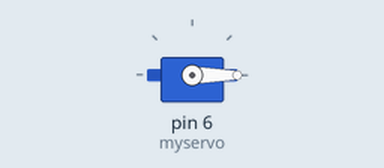
This sketch was run on a simulated Arduino Uno, built with avr-gcc and run on an emulated ATmega328P. Shown: servo.

Above: at 0.05 s.
At 1.25 s:
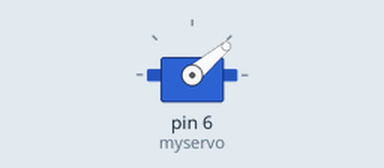
At 2.5 s:
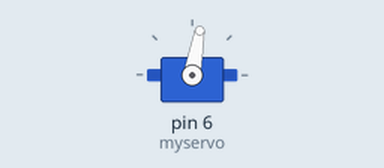
At 4.95 s:
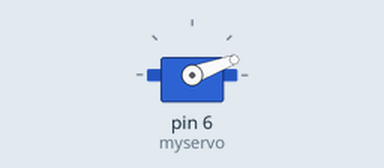
Timing chart, 0 to 8.5 s (numbered marks = the images above):
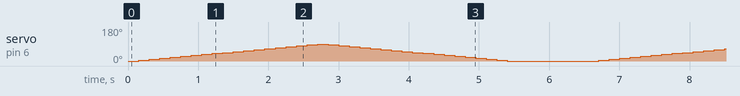

The sketch:

main_.ino
```cpp
#include <Servo.h>

Servo myservo;

void setup ( void )
{
	myservo.attach( 6 );
}

void loop ( void )
{
	int pos = 0;
	for ( pos = 0; pos < 90; pos += 5 )  // от 0 до 180 градусов
	{                                  // с шагом в 1 градус
		myservo.write(pos);              //
		delay(150);                       // ждём 15ms пока серва займёт новое положение
	}
	for( pos = 90; pos >= 0; pos -= 5 )     // от 180 до 0 градусов
	{
		myservo.write(pos);
		delay(150);
	}
	delay( 1000 );
}
```
